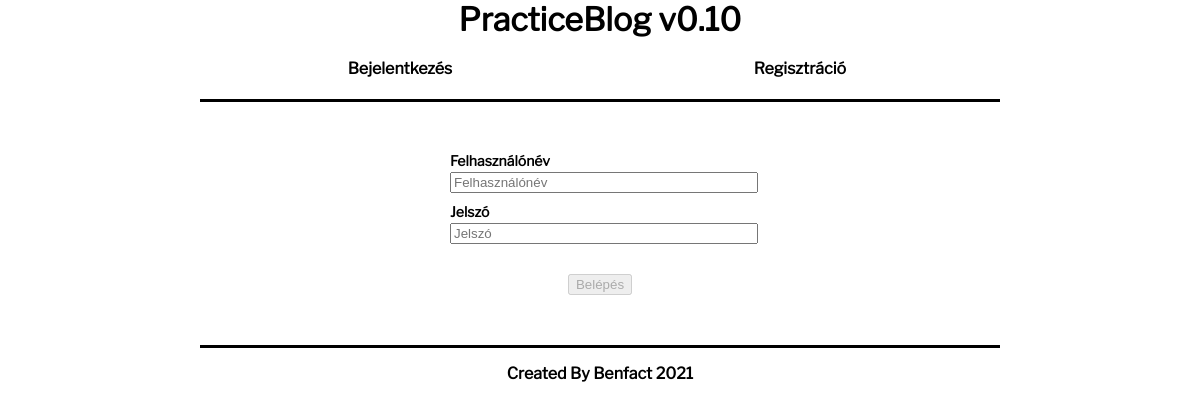
The page /login.php on the database its author committed.
### tables this page shows
CREATE TABLE pb_base (
   id int AUTO_INCREMENT PRIMARY KEY NOT NULL,
   sitename varchar(255) NOT NULL,
   siteversion varchar(255) NOT NULL,
   sitefooter varchar(255) NOT NULL
);

### system/connection.php (called while the page is built, shortened)
<?php
$servername = "localhost:3306";
$username = "root";
$password = "";
$dbname = "practiceblog";
$conn = new mysqli($servername, $username, $password, $dbname);
$conn->set_charset("utf8");
$sitedatasql = $conn->prepare("select * from pb_base");
$sitedatasql->execute();
$sitedatasql_result = $sitedatasql->get_result();
$sitedatasql_data = $sitedatasql_result->fetch_assoc();
?>

### system/session.php (called while the page is built, shortened)
<?php
    require("connection.php");
?>

### login.php (the view, shortened to what this page needs)
<?php
    require("system/session.php");
?>
<!DOCTYPE html>
<html>
    <head>
        <link rel="stylesheet" href="styles/main.css">
        <link rel="stylesheet" href="styles/form.css">
    </head>
    <body onload="loginCheck()">
        <div class="main-contents">
            <?php
                include_once("components/header.php");
            ?>
            <form class="input-form login-form" autocomplete="off" action="login.php" method="post" enctype="multipart/form-data">
                <p class="input-title">Felhasználónév</p>
                <input type="text" name="username" id="username" oninput="loginCheck()" maxlength="50" placeholder="Felhasználónév">
                <p class="input-title">Jelszó</p>
                <input type="password" name="password" id="password" oninput="loginCheck()" placeholder="Jelszó">
                <button type="submit" id="login_button" disabled>Belépés</button>
            </form>
            <?php
                include_once("components/footer.php");
            ?>
        </div>
    </body>
</html>

### components/header.php
<header>
    <h1><?php echo $sitedatasql_data["sitename"]." ".$sitedatasql_data["siteversion"]; ?></h1>
    <?php
    if(isset($_SESSION["login_user"])) {
        echo "<p>Üdv ".$login_session_displayname."!</p>";
        echo "<div class=\"header-links\">";
            echo "<a href=\"/\">Főoldal</a>";
            echo "<a href=\"/addArticle\">Cikk hozzáadása</a>";
            echo "<a href=\"/addCategory\">Kategória hozzáadása</a>";
            echo "<a href=\"/logout\">Kijelentkezés</a>";
        echo "</div>";
    } else {
        echo "<div class=\"header-links\">";
            echo "<a href=\"/login\">Bejelentkezés</a>";
            echo "<a href=\"/registration\">Regisztráció</a>";
        echo "</div>";
    }
    ?>
</header>

### components/footer.php
<footer>
    <p><?php echo $sitedatasql_data["sitefooter"]; ?></p>
</footer>

### styles/main.css (style rules this page uses)
body { margin:0; font-family: lf-normal; }
.main-contents { width: 800px; margin: 0 auto; }
header { border-bottom: 3px solid black; margin-bottom: 20px; }
header h1 { text-align: center; margin: 0; }
.header-links { display: flex; }
.header-links a { display: table; margin: auto; color: black; font-weight: bold; text-decoration: none; width: 100%; height: 40px; text-align: center; vertical-align: center; padding-top: 20px; }
footer { border-top: 3px solid black; margin-top: 20px; }
footer p { font-weight: bold; text-align: center; }

### styles/form.css (style rules this page uses)
.input-form.login-form { width: 300px; margin: 0 auto; margin-top: 50px; margin-bottom: 50px; }
.input-form input { width: 100%; margin-top: 3px; }
.input-form .input-title { margin: 0; font-size: 14px; font-weight:bold; margin-top: 10px; display: flex; }
.input-form button { display: block; margin: 0 auto; margin-top: 30px; }

### rows shown on the page
pb_base: sitename "PracticeBlog", siteversion "v0.10", sitefooter "Created By Benfact 2021"
